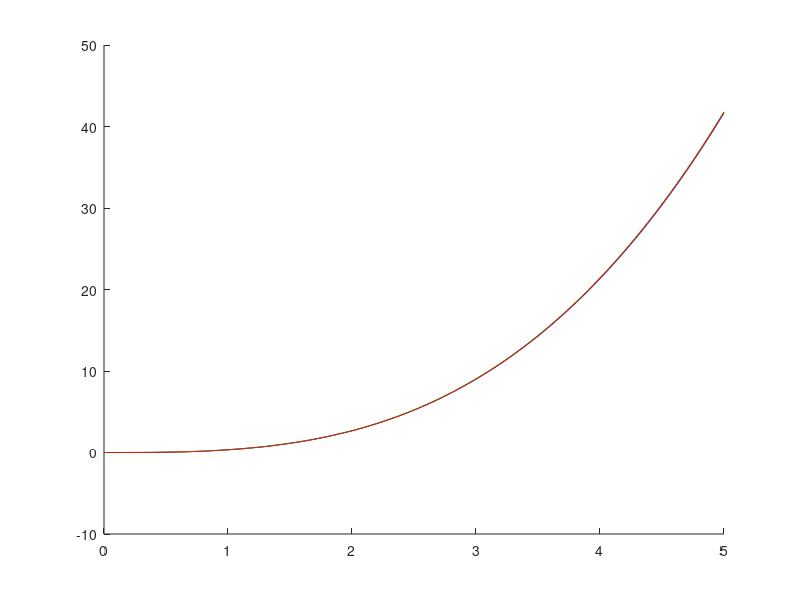

MATLAB code for this plot:
% Exercício 1: Crie um vetor de tempo t, com valores entre 0 e 
% 5 segundos e passo de amostragem de 10 milissegundos. 

dt = 0.01;
t = 0:dt:5;

% Exercício 2: Crie um vetor y tal que y = t^2. Crie também os vetores 
% yda e yia, que devem conter respectivamente a derivada temporal analítica 
% de y e o a integral temporal analítica de y. É sabido que yda = 2t e 
% que yia = t^3/3. 

y = t.^2;

yda = 2.*t;
yia = (t.^3)./3;

% Exercício 3: Crie um vetor ydn representando a derivada temporal numérica 
% de y. Para isso, aproxime a derivada por ?y/?t (aproximação de Euler).

ydn = (y(2:end) - y(1:end-1))/dt;
ydn = [ydn(1), ydn];

% Exercício 4: Utilizando a função plot, plote, no mesmo gráfico, ydn em 
% função de t e yda em função de t. Utilize a função legend para identificar 
% as curvas no gráfico. Verifique se a aproximação numérica representa 
% adequadamente a derivada analítica.

% figure 
% hold on
% plot(t, ydn, 'b-')
% plot(t, yda, 'g-')

% Exercício 5: Crie um vetor z tal que z = t^2 + r, onde r é um ruído branco 
% gaussiano com média 0 e desvio padrão 0.2. O ruído branco pode ser gerado
% utilizando a função randn.

r = 0 + 0.2*randn(size(t));
z = t.^2 + r

% Exercício 6: – Utilize o comando figure para abrir uma nova figura. Plote, 
% no mesmo gráfico, y e z em função de t. Analise o efeito da adição de ruído 
% branco.

% figure
% hold on
% plot(t, y, 'b-')
% plot(t, z, 'g-')

% Exercício 7: Crie um vetor zdn representando a derivada numérica de z. 
% Para isso, aproxime a derivada por ?z/?t (aproximação de Euler). 

zdn = (z(2:end) - z(1:end-1))/dt;
zdn = [zdn(1), zdn];

% Exercício 8: Utilize o comando figure para abrir uma nova figura. Plote, 
% no mesmo gráfico, ydn e zdn em função de t. Verifique como a existência de 
% ruído contamina a derivada numérica. Não se surpreenda com o resultado. 

% figure
% hold on
% plot(t, ydn, 'b-')
% plot(t, zdn, 'g-')

% Exercício 9: Utilize o comando cumsum para calcular os vetores yin e zin 
% com a integral temporal numérica de y e a integral temporal numérica de z, 
% respectivamente. Abra uma nova figura e plote, no mesmo gráfico, yia, yin 
% e zin. Analise o efeito do ruído sobre a integral numérica.

yin = cumsum(y).*dt;
zin = cumsum(z).*dt;

figure
hold on
plot(t, yia, 'b-')
plot(t, yin, 'g-')
plot(t, zin, 'r-')
